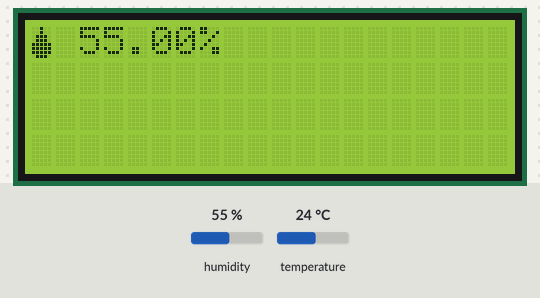
Bench run of a sketch on a simulated Arduino Uno, built with avr-gcc and run on an emulated ATmega328P. On the bench: 20×4 character LCD. The inputs (shaded band) are chosen by the test bench; at power-on: humidity 55 %, temperature 24 °C.

Above: at 1.2 s.
1.3 s: humidity set to 22 %
At 4.8 s:
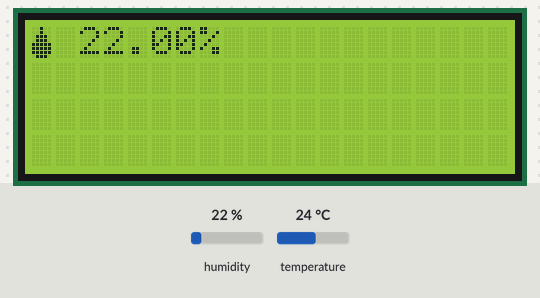
5.5 s: humidity set to 40 %
At 8.4 s:
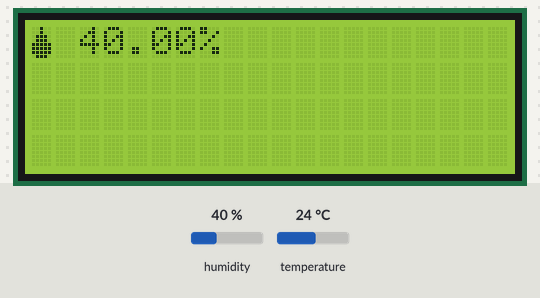
9.5 s: humidity set to 68 %
At 10.8 s:
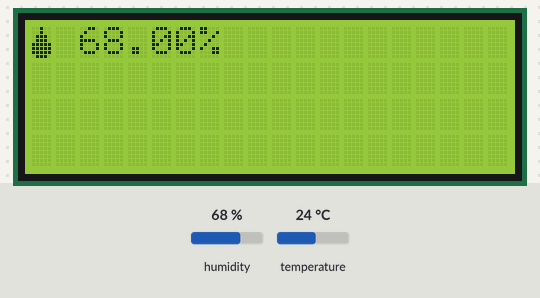
Timing chart, 0 to 12.5 s (numbered marks = the images above; inputs shaded):
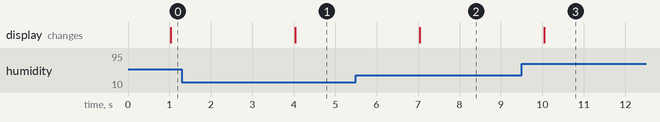

Measured:
- after the input at 1.3 s, the display: changes after 2.7 s (image 1)
- after the input at 5.5 s, the display: changes after 1.5 s (image 2)
- after the input at 9.5 s, the display: changes after 0.55 s (image 3)

The sketch:

mini-weerstation-deel-1.ino
```cpp
/*
 * Bas on Tech - Arduino tutorial
 * http://basontech.nl
 *
 *
 * PIN AANSLUITINGEN DHT11 & DHT22
 *
 * Vcc  --> 5V  (rood)
 * Data --> 12  (groen)
 * NC
 * GND  --> GND (zwart)
 *
 * 4K7 (4700) Ohm weerstand tussen 5V en Data pin
 *
 *
 * PIN AANSLUITINGEN LCD
 *
 * SDA is serial data
 * SCL is serial clock
 *
 * GND --> GND (wit)
 * VCC --> 5V  (grijs)
 * SDA --> A4  (rood)
 * SCL --> A5  (blauw)
 *
 * I2C aanlsluitingen per Arduino:
 * Uno, Ethernet    A4 (SDA), A5 (SCL)
 * Mega2560         20 (SDA), 21 (SCL)
 * Leonardo          2 (SDA),  3 (SCL)
 * Due              20 (SDA), 21 (SCL) of SDA1, SCL1
 *
 */


//// LCD SCHERM ////

// Bibliotheek voor communicatie met I2C / TWI apparaten
#include <Wire.h>

// Bibliotheek voor het LCD scherm
#include <LiquidCrystal_I2C.h>

/*
 * Stel hier in welke chip en foromaat LCD je hebt
 * Gebruik 0x27 als je chip PCF8574 hebt van NXP
 * Gebruik 0x3F als je chip PCF8574A hebt van Ti (Texas Instruments)
 * De laatste twee getallen geven het formaat van je LCD aan
 * bijvoorbeeld 20x4 of 16x2
 *
 */
LiquidCrystal_I2C lcd(0x27, 20, 4);
//LiquidCrystal_I2C lcd(0x3F, 16, 2);

/*
 * Dit druppel-icoon is online gemaakt met de LCD symbool generator op:
 * https://maxpromer.github.io/LCD-Character-Creator/
 */
byte humidityIcon[] = {
  0x04,
  0x04,
  0x0E,
  0x0E,
  0x1F,
  0x1F,
  0x1F,
  0x0E
};

bool redrawLCD = true;                 // geeft aan of het scherm moet worden bijgewerkt


//// DHT-SENSOR ////

#include <DHT.h>                       // Bibliotheek voor DHT sensoren
static const int dhtPin = 12;          // data pin van DHT sensor

// Stel hier in welke DHT chip je gebruikt
#define dhtType DHT11                  // DHT 11
//#define dhtType DHT22                // DHT 22  (AM2302), AM2321
//#define dhtType DHT21                // DHT 21 (AM2301)

DHT dht(dhtPin, dhtType);              // Initialiseer de DHT bibliotheek in variabele "dht"

float humidityVal;                     // Variabele voor luchtvochtigheid
int intervalDHT = 1000;                // Tijd in milliseconden tussen het uitlezen van de DHT sensor
unsigned long previousMillisDHT = 0;   // Tijdstip van laatste uitlezing DHT sensor


//// ALGEMEEN ////

unsigned long currentMillis = 0;   // Variabele voor het aantal milliseconden sinds de Arduino is gestart


void setup() {
  Serial.begin(9600);              // stel de seriële monitor in

  // LCD
  lcd.init();                      // initialiseer het LCD scherm
  lcd.backlight();                 // zet de backlight aan
  lcd.createChar(0, humidityIcon); // definieer een symbool in geheugen positie 0

  // DHT sensor
  dht.begin();                     // start het DHT sensor uitlezen

}

// Functie voor het uitlezen van de DHT sensor
void readDHT() {

    // Als het tijdsverschil met de vorige uitlezing groter is dan intervalDHT
    if(currentMillis - previousMillisDHT > intervalDHT) {

        // vraag de luchtvochtigheid aan de DHT sensor
        float readHumidityVal = dht.readHumidity();

        // Controleer of de gelezen waarde een getal is (Nan = Not A Number)
        if (isnan(readHumidityVal)) {
            Serial.println("Uitlezen van DHT sensor mislukt!");
            return;
        }

        // Controleer of de gelezen waarde anders is dan de vorige waarde
        if (readHumidityVal != humidityVal) {
          humidityVal = readHumidityVal;     // werk humidityVal bij met de nieuwe waarde
          redrawLCD = true;                  // geef aan dat het LCD bijgewerkt moet worden
        }

        previousMillisDHT = currentMillis;   // sla het huidige tijdstip op in previousMillisDHT
    }

}

// Functie om het LCD scherm bij te werken
void updateLCD() {

  // Als redrawLCD door iets op 'true' is gezet
  if(redrawLCD) {

    lcd.clear();                 // wis het scherm

    lcd.setCursor(0, 0);         // zet de cursor op positie 1, regel 1
    lcd.write(0);                // teken het druppel icoon van geheugenpositie 0
    lcd.print(" ");              // schrijf een spatie
    lcd.print(humidityVal);      // schrijf de huidige luchtvochtigheid
    lcd.print("%");              // schrijf een % teken

    redrawLCD = false;           // set redrawLCD weer op 'false'

  }

}


void loop() {

    currentMillis = millis();    // sla de huidige tijd op
    readDHT();                   // lees de DHT sensor uit
    updateLCD();                 // werk indien nodig het LCD scherm bij

}
```
